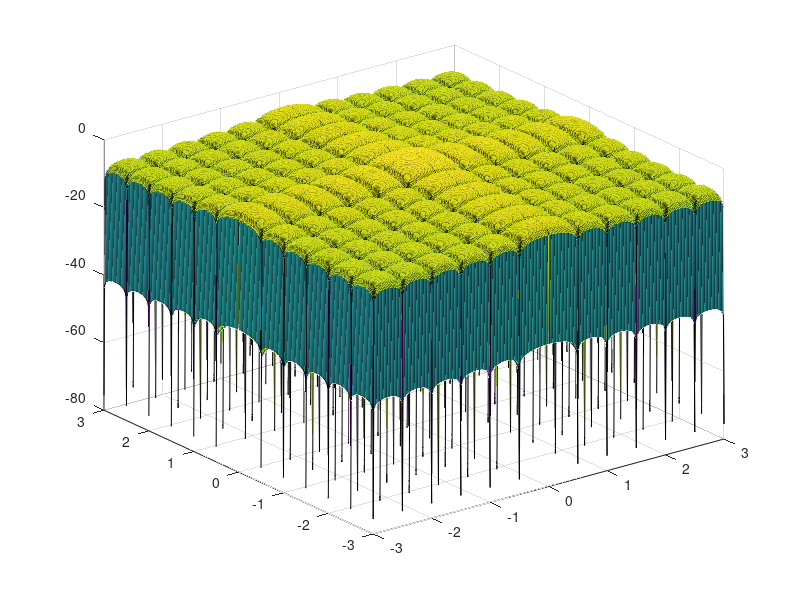

Source code (MATLAB):
clc; clear all; close all;

x=-3:0.01:3;
y=-3:0.01:3;

[X,Y]=meshgrid(x,y);


dx=0.5;
dy=0.5;
h=sin(pi/dx*X).*sin(pi/dy*Y);
h=h./(pi^2*X.*Y/(dx*dy));

surf(X,Y,log(abs(h)))
